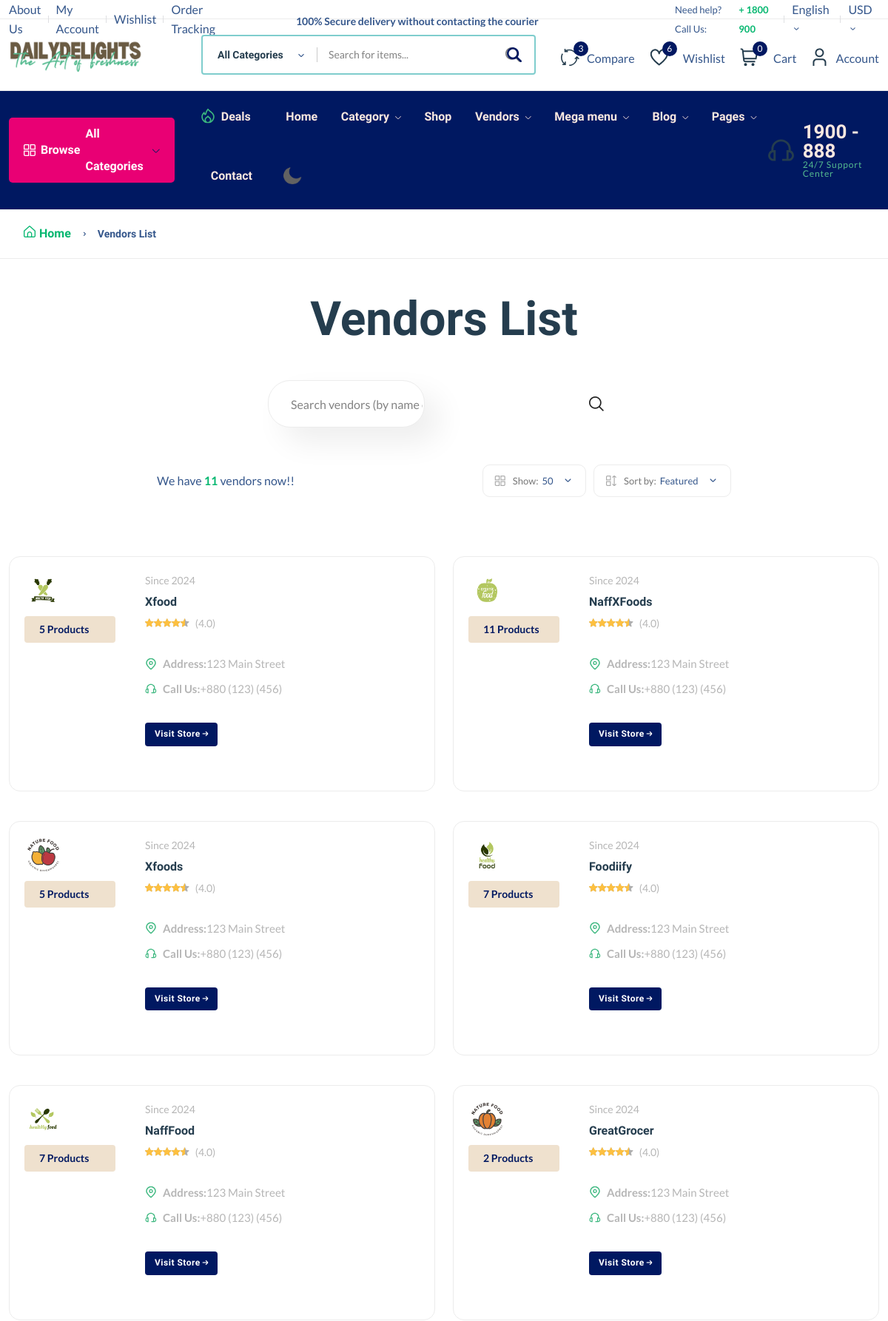
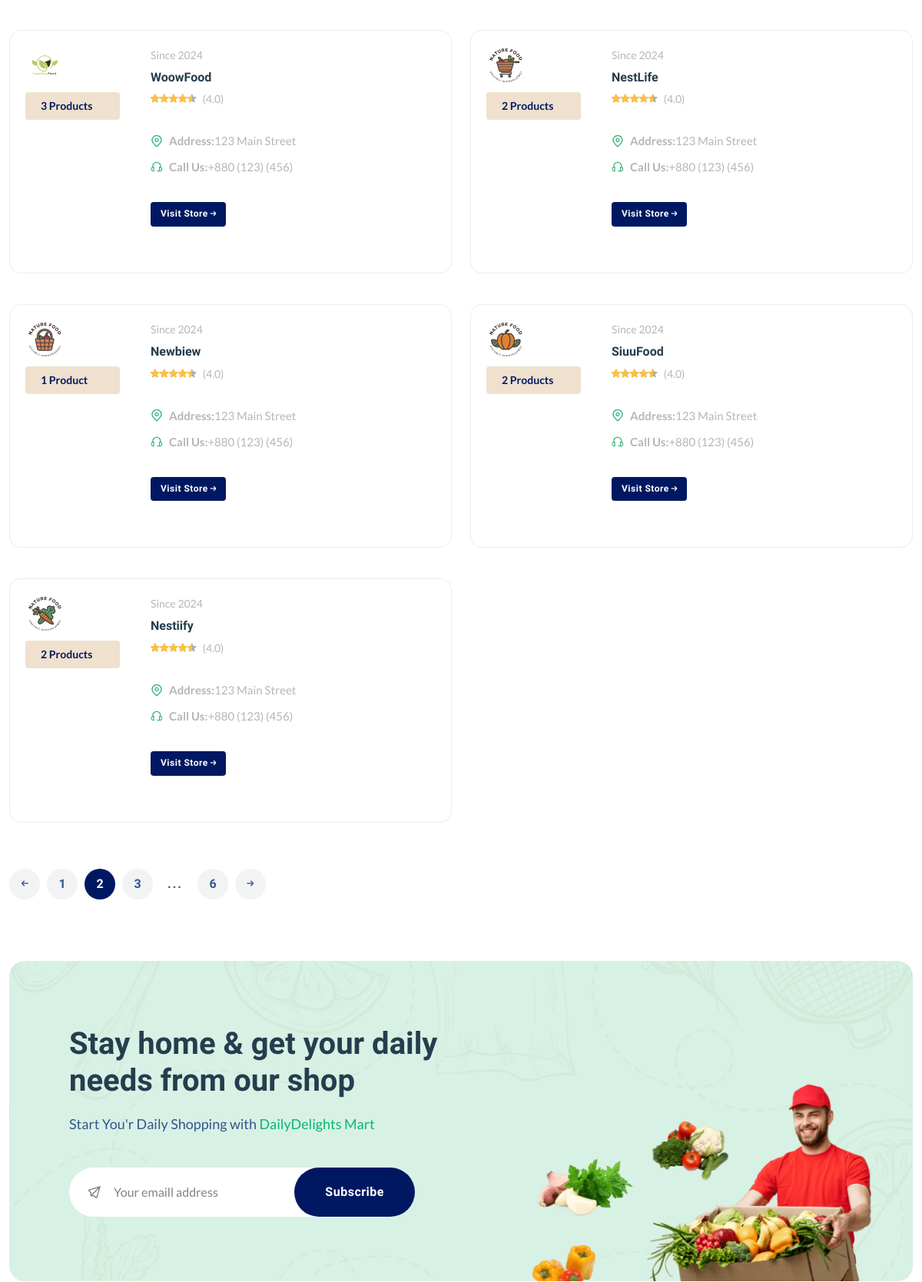
The app's page /vendors/ (upper part) with its own data (2 pictures, top to bottom).
### core/models.py (models this page shows, shortened)
class Vendor(models.Model):
    vid = ShortUUIDField(unique=True, length=10, max_length=20, prefix="ven",alphabet="abcdefgh12345")
    title = models.CharField(max_length = 100, default="Fusionify")
    image = models.ImageField(upload_to=user_directory_path, default="vendor.jpg")
    cover_image = models.ImageField(upload_to=user_directory_path, default="vendor.jpg")
    description = models.TextField(null=True, blank= True, default="I am an Amazing Vendor")
    address = models.CharField(max_length = 100,default = "123 Main Street")
    contact= models.CharField(max_length = 100,default="+880 (123) (456)")
    chat_resp_time = models.CharField(max_length = 100, default="100")
    shipping_on_time = models.CharField(max_length = 100, default="100")
    authentic_rating = models.CharField(max_length = 100, default="100")
    days_return = models.CharField(max_length = 100, default="100")
    warrenty_period = models.CharField(max_length = 100, default="100")
    user = models.ForeignKey(User, on_delete = models.SET_NULL, null = True)
    date = models.DateTimeField(auto_now_add=True, null= True, blank=True)
    class Meta:
        verbose_name_plural = "Vendors"

### core/views.py (the view)
# urls.py: path("vendors/", vendor_list_view, name = "vendor-list"),
def vendor_list_view(request):
    vendors = Vendor.objects.all()
    context = {
        "vendors": vendors,
    }
    return render(request, 'core/vendor-list.html', context)

### core/context_processor.py (called while the page is built)
def default(request):
    categories = Category.objects.all()
    vendors = Vendor.objects.all()
    min_max_price = Product.objects.aggregate(Min("price"), Max("price"))
    try:
      address = Address.objects.get(user=request.user)
    except:
       address = None
    return {
        'categories':categories,
        'address':address,
        'vendors':vendors,
        'min_max_price':min_max_price,
    }

### templates/core/vendor-list.html (shortened to what this page needs)
{% extends 'partials/base.html'  %}
{% load static %}
{% block content %}
    <main class="main pages mb-80">
        <div class="page-header breadcrumb-wrap">
            <div class="container">
                <div class="breadcrumb">
                    <a href='index.html' rel='nofollow'><i class="fi-rs-home mr-5"></i>Home</a>
                    <span></span> Vendors List
                </div>
            </div>
        </div>
        <div class="page-content pt-50">
            <div class="container">
                <div class="archive-header-2 text-center">
                    <h1 class="display-2 mb-50">Vendors List</h1>
                    <div class="row">
                        <div class="col-lg-5 mx-auto">
                            <div class="sidebar-widget-2 widget_search mb-50">
                                <div class="search-form">
                                    <form action="#">
                                        <input type="text" placeholder="Search vendors (by name or ID)..." />
                                        <button type="submit"><i class="fi-rs-search"></i></button>
                                    </form>
                                </div>
                            </div>
                        </div>
                    </div>
                </div>
                <div class="row mb-50">
                    <div class="col-12 col-lg-8 mx-auto">
                        <div class="shop-product-fillter">
                            <div class="totall-product">
                                <p>We have <strong class="text-brand">{{vendors.count}}</strong> vendor{{vendors.count|pluralize}} now!!</p>
                            </div>
                            <div class="sort-by-product-area">
                                <div class="sort-by-cover mr-10">
                                    <div class="sort-by-product-wrap">
                                        <div class="sort-by">
                                            <span><i class="fi-rs-apps"></i>Show:</span>
                                        </div>
                                        <div class="sort-by-dropdown-wrap">
                                            <span> 50 <i class="fi-rs-angle-small-down"></i></span>
                                        </div>
                                    </div>
                                </div>
                                <div class="sort-by-cover">
                                    <div class="sort-by-product-wrap">
                                        <div class="sort-by">
                                            <span><i class="fi-rs-apps-sort"></i>Sort by:</span>
                                        </div>
                                        <div class="sort-by-dropdown-wrap">
                                            <span> Featured <i class="fi-rs-angle-small-down"></i></span>
                                        </div>
                                    </div>
                                </div>
                            </div>
                        </div>
                    </div>
                </div>
                <div class="row vendor-grid">
                    {% for v in vendors %}
                    <div class="col-lg-6 col-md-6 col-12 col-sm-6">
                        <div class="vendor-wrap style-2 mb-40">
                            <div class="vendor-img-action-wrap">
                                <div class="vendor-img">
                                    <a href="{% url 'core:vendor-detail' v.vid %}">
                                        <img class="default-img" src="{{v.image.url}}" alt="" />
                                    </a>
                                </div>
                                <div class="mt-10">
                                    <span class="font-small total-product">{{v.product.all.count}} Product{{v.product.all.count|pluralize}}</span>
                                </div>
                            </div>
                            <div class="vendor-content-wrap">
                                <div class="mb-30">
                                    <div class="product-category">
                                        <span class="text-muted">Since {{v.date|date:"Y"}}</span>
                                    </div>
                                    <h4 class="mb-5"><a href="{% url 'core:vendor-detail' v.vid %}">{{v.title}}</a></h4>
                                    <div class="product-rate-cover">
                                        <div class="product-rate d-inline-block">
                                            <div class="product-rating" style="width: 90%"></div>
                                        </div>
                                        <span class="font-small ml-5 text-muted"> (4.0)</span>
                                    </div>
                                    <div class="vendor-info d-flex justify-content-between align-items-end mt-30">
                                        <ul class="contact-infor text-muted">
                                            <li><img src="assets/imgs/theme/icons/icon-location.svg" alt="" /><strong>Address: </strong> <span>{{v.address}}</span></li>
                                            <li><img src="assets/imgs/theme/icons/icon-contact.svg" alt="" /><strong>Call Us:</strong><span>{{v.contact}}</span></li>
                                        </ul>
                                    </div>
                                    <br>
                                    <a class='btn btn-xs' href="{% url 'core:vendor-detail' v.vid %}">Visit Store <i class="fi-rs-arrow-small-right"></i></a>
                                </div>
                            </div>
                        </div>
                    </div>
                    {% endfor %}
                </div>
                <div class="pagination-area mt-20 mb-20">
                    <nav aria-label="Page navigation example">
                        <ul class="pagination justify-content-start">
                            <li class="page-item">
                                <a class="page-link" href="#"><i class="fi-rs-arrow-small-left"></i></a>
                            </li>
                            <li class="page-item"><a class="page-link" href="#">1</a></li>
                            <li class="page-item active"><a class="page-link" href="#">2</a></li>
                            <li class="page-item"><a class="page-link" href="#">3</a></li>
                            <li class="page-item"><a class="page-link dot" href="#">...</a></li>
                            <li class="page-item"><a class="page-link" href="#">6</a></li>
                            <li class="page-item">
                                <a class="page-link" href="#"><i class="fi-rs-arrow-small-right"></i></a>
                            </li>
                        </ul>
                    </nav>
                </div>
            </div>
        </div>
    </main>
{% endblock content %}

### records on screen
Vendor: image (picture), product.all.count "5", date "2024", title "Xfood", address "123 Main Street", contact "+880 (123) (456)"
Vendor: image (picture), product.all.count "11", date "2024", title "NaffXFoods", address "123 Main Street", contact "+880 (123) (456)"
Vendor: image (picture), product.all.count "5", date "2024", title "Xfoods", address "123 Main Street", contact "+880 (123) (456)"
Vendor: image (picture), product.all.count "7", date "2024", title "Foodiify", address "123 Main Street", contact "+880 (123) (456)"
Vendor: image (picture), product.all.count "7", date "2024", title "NaffFood", address "123 Main Street", contact "+880 (123) (456)"
Vendor: image (picture), product.all.count "2", date "2024", title "GreatGrocer", address "123 Main Street", contact "+880 (123) (456)"
Vendor: image (picture), product.all.count "3", date "2024", title "WoowFood", address "123 Main Street", contact "+880 (123) (456)"
Vendor: image (picture), product.all.count "2", date "2024", title "NestLife", address "123 Main Street", contact "+880 (123) (456)"
Vendor: image (picture), product.all.count "1", date "2024", title "Newbiew", address "123 Main Street", contact "+880 (123) (456)"
Vendor: image (picture), product.all.count "2", date "2024", title "SiuuFood", address "123 Main Street", contact "+880 (123) (456)"
Vendor: image (picture), product.all.count "2", date "2024", title "Nestiify", address "123 Main Street", contact "+880 (123) (456)"

### other values on screen
{{ request.session.cart_data_obj|length }} "0"
{{ vendors.count }} "11"
